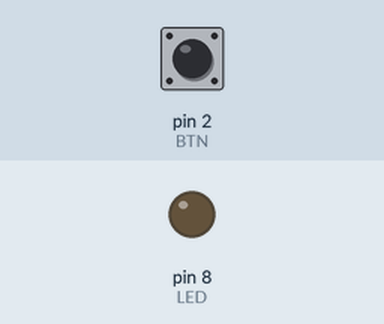
This sketch was run on a simulated Arduino Uno, built with avr-gcc and run on an emulated ATmega328P. Shown: output pins drawn as LEDs (lit = HIGH). Inputs (shaded band) come from the test bench; at power-on: pin 2 (BTN) HIGH.

Above: at 1.2 s.
1.3 s: pin 2 (BTN) pulled LOW for 0.15 s
At 2.0 s:
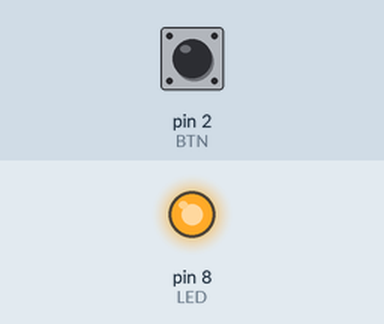
2.9 s: pin 2 (BTN) pulled LOW for 1 s
At 3.2 s:
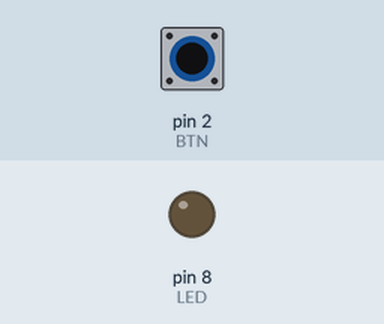
5.4 s: pin 2 (BTN) pulled LOW for 3.2 s
At 6.3 s:
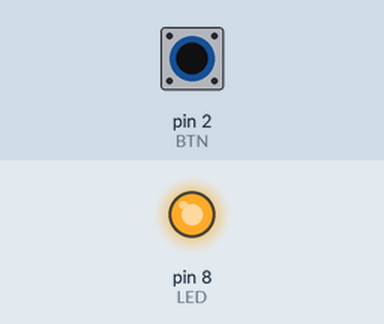
Timing chart, 0 to 8.4 s (numbered marks = the images above; inputs shaded):
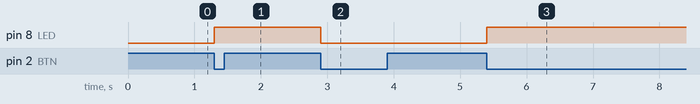

Measured:
- after the input at 1.3 s, pin 8 (LED): LOW → HIGH at once
- after the input at 2.9 s, pin 8 (LED): HIGH → LOW at once
- after the input at 5.4 s, pin 8 (LED): LOW → HIGH at once

The sketch:

19_debounce_and_interrupt.ino
```cpp
#define BTN 2
#define LED 8

volatile unsigned long lastTimeButtonReleased = millis();
unsigned long debounceDelay = 40;

bool LEDState = LOW;
volatile bool buttonReleased = false;


void toggleLED(){
  if(LEDState == LOW){
    LEDState = HIGH;
  }else{
    LEDState = LOW;
  }
  digitalWrite(LED, LEDState);
}

void buttonReleasedInterrupt(){
  unsigned long timeNow = millis();
  if(timeNow - lastTimeButtonReleased > debounceDelay){
    lastTimeButtonReleased = timeNow;
    buttonReleased = true;
  }
}


void setup() {
  pinMode(LED, OUTPUT);
  pinMode(BTN, INPUT);
  attachInterrupt(digitalPinToInterrupt(BTN), buttonReleasedInterrupt, FALLING);
}

void loop() {
  if(buttonReleased){
    buttonReleased = false;
    toggleLED();
  }
}
```
